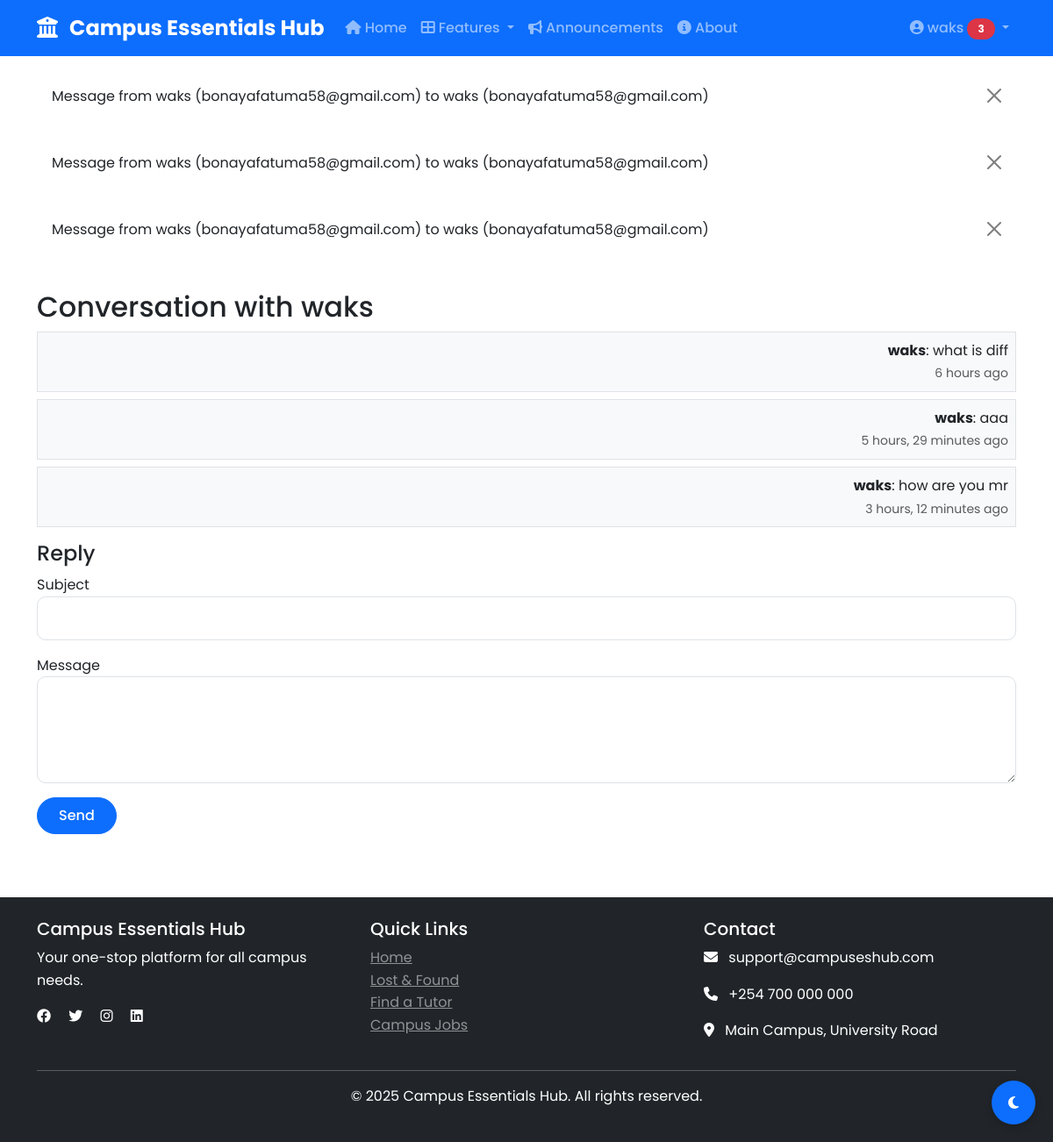
Page /messaging/thread/1/ (signed in) on the committed database.
### accounts/models.py (models this page shows)
class CustomUser(AbstractUser):
    USER_TYPE_CHOICES = (
        ('student', 'Student'),
        ('tutor', 'Tutor'),
        ('service_provider', 'Service Provider'),
        ('admin', 'Administrator'),
    )
    email = models.EmailField(unique=True)
    phone_number = models.CharField(max_length=15, blank=True)
    student_id = models.CharField(max_length=20, blank=True)
    university = models.CharField(max_length=200, blank=True)
    course = models.CharField(max_length=100, blank=True)
    year_of_study = models.IntegerField(blank=True, null=True)
    user_type = models.CharField(max_length=20, choices=USER_TYPE_CHOICES, default='student')
    profile_picture = models.ImageField(upload_to='profile_pics/', blank=True)
    bio = models.TextField(blank=True)
    points = models.IntegerField(default=0)
    is_verified = models.BooleanField(default=False)
    verification_code = models.CharField(max_length=6, blank=True)
    dark_mode = models.BooleanField(default=False)
    location = models.CharField(max_length=200, blank=True)
    created_at = models.DateTimeField(default=timezone.now)
    updated_at = models.DateTimeField(auto_now=True)
    def __str__(self):
        return f"{self.username} ({self.email})"
    class Meta:
        ordering = ['-date_joined']

### messaging/models.py (models this page shows)
class Message(models.Model):
    sender = models.ForeignKey(CustomUser, on_delete=models.CASCADE, related_name='sent_messages')
    receiver = models.ForeignKey(CustomUser, on_delete=models.CASCADE, related_name='received_messages')
    subject = models.CharField(max_length=200)
    body = models.TextField()
    is_read = models.BooleanField(default=False)
    sent_at = models.DateTimeField(default=timezone.now)
    class Meta:
        ordering = ['-sent_at']
    def __str__(self):
        return f"Message from {self.sender} to {self.receiver}"

### messaging/views.py (the view)
# urls.py: path('thread/<int:user_id>/', views.message_thread, name='thread'),
@login_required
def message_thread(request, user_id):
    other_user = get_object_or_404(CustomUser, id=user_id)
    messages = Message.objects.filter(
        (Q(sender=request.user) & Q(receiver=other_user)) |
        (Q(sender=other_user) & Q(receiver=request.user))
    ).order_by('sent_at')
    messages.filter(receiver=request.user, is_read=False).update(is_read=True)
    return render(request, 'messaging/thread.html', {
        'other_user': other_user,
        'messages': messages,
    })

### core/context_processors.py (called while the page is built)
def notification_count(request):
    if request.user.is_authenticated:
        unread_count = Notification.objects.filter(user=request.user, is_read=False).count()
        return {'notification_count': unread_count}
    return {'notification_count': 0}

def theme_preference(request):
    if request.user.is_authenticated:
        theme = 'dark' if request.user.dark_mode else 'light'
        return {'theme': theme}
    return {'theme': 'light'}

### messaging/templates/messaging/thread.html (shortened to what this page needs)
{% extends 'core/base.html' %}
{% block content %}
<h2>Conversation with {{ other_user.username }}</h2>
<div class="mb-3">
    {% for msg in messages %}
    <div class="border p-2 mb-2 {% if msg.sender == request.user %}bg-light text-end{% else %}bg-white text-start{% endif %}">
        <strong>{{ msg.sender.username }}</strong>: {{ msg.body }}
        <br><small class="text-muted">{{ msg.sent_at|timesince }} ago</small>
    </div>
    {% empty %}
    <p>No messages yet.</p>
    {% endfor %}
</div>
<h4>Reply</h4>
<form method="post" action="{% url 'messaging:compose_to_user' other_user.id %}">
    <div class="mb-3">
        <label for="subject">Subject</label>
        <input type="text" name="subject" class="form-control" required>
    </div>
    <div class="mb-3">
        <label for="body">Message</label>
        <textarea name="body" rows="4" class="form-control" required></textarea>
    </div>
    <button type="submit" class="btn btn-primary">Send</button>
</form>
{% endblock %}

### templates/core/base.html (shortened to what this page needs)
<!DOCTYPE html>
<html lang="en" data-bs-theme="{{ theme|default:'light' }}">
<head>
    <link href="https://cdn.jsdelivr.net/npm/bootstrap@5.3.0/dist/css/bootstrap.min.css" rel="stylesheet">
    <link rel="stylesheet" href="https://cdn.jsdelivr.net/npm/bootstrap-icons@1.10.0/font/bootstrap-icons.css">
    <link rel="stylesheet" href="https://cdnjs.cloudflare.com/ajax/libs/font-awesome/6.4.0/css/all.min.css">
    {% load static %}
    <link rel="stylesheet" href="{% static 'css/style.css' %}">
    <link rel="stylesheet" href="{% static 'css/dark-mode.css' %}">
</head>
<body>
    <button class="theme-toggle" id="themeToggle">
        <i class="fas fa-moon"></i>
    </button>
    <nav class="navbar navbar-expand-lg navbar-dark bg-primary">
        <div class="container">
            <a class="navbar-brand" href="{% url 'home' %}">
                <i class="fas fa-university me-2"></i>
                Campus Essentials Hub
            </a>
            <div class="collapse navbar-collapse" id="navbarNav">
                <ul class="navbar-nav me-auto">
                    <li class="nav-item">
                        <a class="nav-link {% if request.path == '/' %}active{% endif %}" href="{% url 'home' %}">
                            <i class="fas fa-home"></i> Home
                        </a>
                    </li>
                    <li class="nav-item dropdown">
                        <a class="nav-link dropdown-toggle" href="#" role="button" data-bs-toggle="dropdown">
                            <i class="fas fa-th-large"></i> Features
                        </a>
                    </li>
                    <li class="nav-item">
                        <a class="nav-link" href="{% url 'announcements' %}">
                            <i class="fas fa-bullhorn"></i> Announcements
                        </a>
                    </li>
                    <li class="nav-item">
                        <a class="nav-link" href="{% url 'about' %}">
                            <i class="fas fa-info-circle"></i> About
                        </a>
                    </li>
                </ul>
                <ul class="navbar-nav">
                    {% if user.is_authenticated %}
                        <li class="nav-item dropdown">
                            <a class="nav-link dropdown-toggle" href="#" role="button" data-bs-toggle="dropdown">
                                <i class="fas fa-user-circle"></i> {{ user.username }}
                                {% if notification_count > 0 %}
                                    <span class="badge bg-danger">{{ notification_count }}</span>
                                {% endif %}
                            </a>
                        </li>
                    {% endif %}
                </ul>
            </div>
        </div>
    </nav>
    {% if messages %}
        <div class="container mt-3">
            {% for message in messages %}
                <div class="alert alert-{{ message.tags }} alert-dismissible fade show" role="alert">
                    {{ message }}
                    <button type="button" class="btn-close" data-bs-dismiss="alert"></button>
                </div>
            {% endfor %}
        </div>
    {% endif %}
    <main class="container py-4">
        {% block content %}{% endblock %}
    </main>
    <footer class="bg-dark text-white py-4 mt-5">
        <div class="container">
            <div class="row">
                <div class="col-md-4">
                    <h5>Campus Essentials Hub</h5>
                    <p>Your one-stop platform for all campus needs.</p>
                    <div class="social-links">
                        <a href="#" class="text-white me-3"><i class="fab fa-facebook"></i></a>
                        <a href="#" class="text-white me-3"><i class="fab fa-twitter"></i></a>
                        <a href="#" class="text-white me-3"><i class="fab fa-instagram"></i></a>
                        <a href="#" class="text-white"><i class="fab fa-linkedin"></i></a>
                    </div>
                </div>
                <div class="col-md-4">
                    <h5>Quick Links</h5>
                    <ul class="list-unstyled">
                        <li><a href="{% url 'home' %}" class="text-white-50">Home</a></li>
                        <li><a href="{% url 'lost_found:list' %}" class="text-white-50">Lost & Found</a></li>
                        <li><a href="{% url 'tutoring:tutors' %}" class="text-white-50">Find a Tutor</a></li>
                        <li><a href="{% url 'jobs:list' %}" class="text-white-50">Campus Jobs</a></li>
                    </ul>
                </div>
                <div class="col-md-4">
                    <h5>Contact</h5>
                    <p><i class="fas fa-envelope me-2"></i> support@campuseshub.com</p>
                    <p><i class="fas fa-phone me-2"></i> +254 700 000 000</p>
                    <p><i class="fas fa-map-marker-alt me-2"></i> Main Campus, University Road</p>
                </div>
            </div>
            <hr class="bg-light">
            <div class="text-center">
                <p>&copy; {% now "Y" %} Campus Essentials Hub. All rights reserved.</p>
            </div>
        </div>
    </footer>
    {% load static %}
</body>
</html>

### static/css/style.css (style rules this page uses)
:root { --primary-color: #0d6efd; --secondary-color: #6c757d; --success-color: #198754; --danger-color: #dc3545; --warning-color: #ffc107; --info-color: #0dcaf0; --light-color: #f8f9fa; --dark-color: #212529; }
body { font-family: 'Poppins', sans-serif; line-height: 1.6; }
.navbar-brand { font-weight: 700; font-size: 1.5rem; }
.navbar-nav .nav-link { font-weight: 500; padding: 0.5rem 1rem; }
.btn { border-radius: 25px; padding: 0.5rem 1.5rem; font-weight: 500; transition: all 0.3s; }
.form-control, .form-select { border-radius: 10px; padding: 0.75rem 1rem; border: 1px solid #dee2e6; }
.theme-toggle { position: fixed; bottom: 20px; right: 20px; width: 50px; height: 50px; border-radius: 50%; background: var(--primary-color); color: white; border: none; display: flex; align-items: center; justify-content: center; z-index: 1000; cursor: pointer; box-shadow: 0 3px 10px rgba(0,0,0,0.2); }
.theme-toggle i { position: absolute; transition: opacity 0.3s; }
.theme-toggle .fa-moon { opacity: 1; }
.badge { border-radius: 20px; padding: 0.5em 1em; }

### rows in the picture
CustomUser: username "waks"
Message: sender+receiver "Message from waks (bonayafatuma58@gmail.com) to waks (bonayafatuma58@gmail.com)", sender.username "waks", body "what is diff", sent_at "6 hours"
Message: sender+receiver "Message from waks (bonayafatuma58@gmail.com) to waks (bonayafatuma58@gmail.com)", sender.username "waks", body "aaa", sent_at "5 hours, 29 minutes"
Message: sender+receiver "Message from waks (bonayafatuma58@gmail.com) to waks (bonayafatuma58@gmail.com)", sender.username "waks", body "how are you mr", sent_at "3 hours, 12 minutes"

### other values in the picture
{{ notification_count }} "3"
